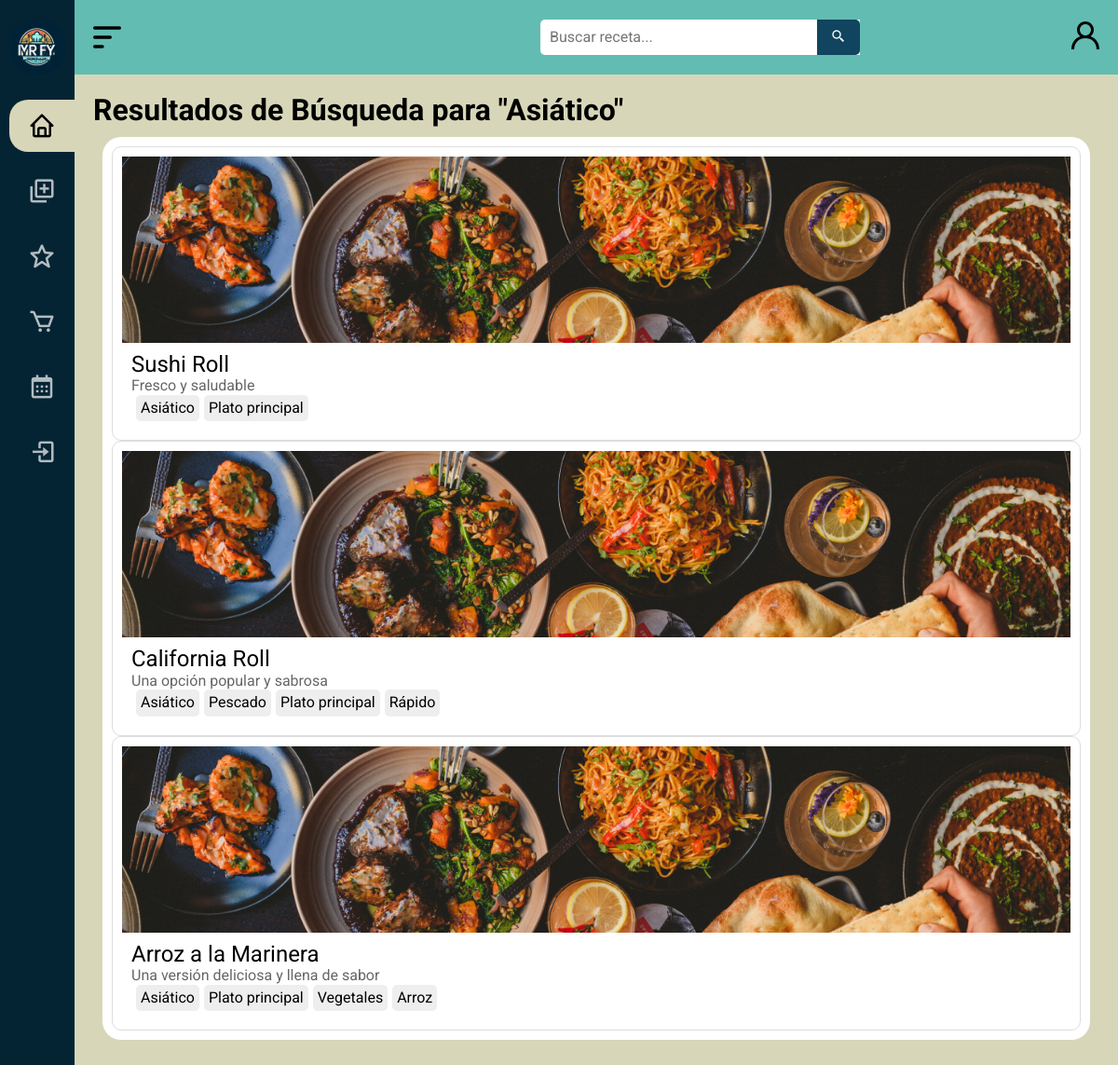
The app's page /search/?q=Asiático with its own data.
### MRFY/models.py (models this page shows)
class Tag(models.Model):
    IDTag = models.AutoField(primary_key=True, unique=True)  # Clave primaria que coincide con la base de datos
    Nombre = models.CharField(max_length=100, null=False)

class Recipe(models.Model):
    IDReceta = models.AutoField(primary_key=True, unique=True)  # Clave primaria que coincide con la base de datos
    Nombre = models.CharField(max_length=100, null=False)
    Calorias = models.CharField(max_length=50, null=True)
    CarbHidratos = models.CharField(max_length=50, null=True)
    Proteinas = models.CharField(max_length=50, null=True)
    Grasas = models.CharField(max_length=50, null=True)
    Instrucciones = models.TextField(null=True)
    Comentarios = models.TextField(null=True)
    Valoración = models.DecimalField(max_digits=3, decimal_places=1, null=True)
    TiempoPreparación = models.CharField(max_length=50, null=True)
    Imagen = models.TextField(default='images/wallpaper4.jpg')
    Etiquetas = models.ManyToManyField('Tag', through='RecipeTag')
    Ingredientes = models.ManyToManyField('Ingredient', through='RecipeIngredient')

### MRFY/views.py (the view)
# urls.py: path('search/', search, name='search'),
def search(request):
    query = request.GET.get('q')
    recipes = []
    if query:
        recipes = Recipe.objects.filter(
            Q(Nombre__icontains=query) |  # Buscar en el nombre de la receta
            Q(Etiquetas__Nombre__icontains=query)  # Buscar en los nombres de las etiquetas asociadas a las recetas
        ).distinct()
    return render(request, 'search/search.html', {'recipes': recipes, 'query': query, 'user': request.user})

### MRFY/templates/search/search.html (shortened to what this page needs)
{% load static %}
{% load custom_filters %}
<!DOCTYPE html>
<html lang="es">
<head>
    <link rel="stylesheet" href="{% static 'css/normalize.css' %}">
    <link rel="stylesheet" href="{% static 'css/estilos2.css' %}">
    <link href='https://unpkg.com/boxicons@2.1.4/css/boxicons.min.css' rel='stylesheet'>
</head>
<body id="body">
    <header id="header" class="header_standard">
        <div class="icon__menu">
            <img src="{% static 'images/menu-alt-1-svgrepo-com.svg' %}" alt="icono" class="svg__icon" id="btn_open">
        </div>
        <div class="search__box">
            <form action="{% url 'search' %}" method="GET">
                <input type="text" name="q" class="search__input" placeholder="Buscar receta...">
                <button class="search__button" type="submit">
                    <i class="bx bx-search-alt-2"></i>
                </button>
            </form>
        </div>
        <div class="icon__login">
            <a href="#" class="login">
                <img src="{% static 'images/profile-1335-svgrepo-com.svg' %}" alt="" class="svg__icon" title="Iniciar sesion">
            </a>
        </div>
    </header>
    <div class="menu__side" id="menu_side">
        <div class="name__page">
            <a href="/inicio">
                <img src="{% static 'images/icon.png' %}" alt="icono" class="icon">
            </a>
        </div>
        <div class="options__menu">
            <a href="/inicio" class="select">
                <div class="option">
                    <i class='bx bx-home' title="Inicio"></i>
                </div>
            </a>
            <a href="#">
                <div class="option">
                    <i class='bx bx-add-to-queue' title="Subir receta"></i>
                </div>
            </a>
            <a href="#">
                <div class="option">
                    <i class='bx bx-star' title="Favoritos"></i>
                </div>
            </a>
            <a href="#">
                <div class="option">
                    <i class='bx bx-cart' title="Lista de compras"></i>
                </div>
            </a>
            <a href="#">
                <div class="option">
                    <i class='bx bx-calendar' title="Recetario semanal"></i>
                </div>
            </a>
            {% if user.is_authenticated %}
            <a href="/logout">
                <div class="option">
                    <i class='bx bx-log-out' title="Logout"></i>
                    <h4>Cerrar sesion</h4>
                </div>
            </a>
            {% else %}
            <a href="/login">
                <div class="option">
                    <i class='bx bx-log-in' title="Login"></i>
                </div>
            </a>
            {% endif %}
        </div>
    </div>
    <main>
        <h1>Resultados de Búsqueda para "{{ query }}"</h1>
        <div class="main__container">
            {% for recipe in recipes %}
            <div class="recipe-card">
                <a href="{% url 'recipe_detail' recipe.IDReceta %}">
                <div class="recipe-image">
                    <img src="{% static recipe.Imagen %}" alt="Receta">
                </div>
                <div class="recipe-content">
                    <h2 class="recipe-title">{{ recipe.Nombre }}</h2>
                    <p class="recipe-description">{{ recipe.Comentarios }}</p>
                    <div class="recipe-tags">
                        {% for tag in recipe.Etiquetas.all %}
                        <a href="{% url 'search' %}?q={{ tag.Nombre }}" class="tag">{{ tag.Nombre }}</a>
                        {% endfor %}
                    </div>
                </div>
                </a>
            </div>
            {% endfor %}
        </div>
    </main>
</body>
</html>

### MRFY/static/css/estilos2.css (style rules this page uses)
* { text-decoration: none; font-family: "Roboto", sans-serif; }
.svg__icon { width: 30px; height: 30px; }
.options__menu .option i { width: 30px; height: 30px; font-size: 30px; }
.icon { width: 70px; height: 70px; }
body { margin-left: 80px; transition: margin-left 300ms cubic-bezier(0.785, 0.135, 0.15, 0.86); margin-top: 80px; background: #D7D6B8; }
main { padding: 20px; }
header { height: 80px; background-color: #62BCB2; display: flex; align-items: center; position: fixed; top: 0; z-index: 200; transition: width 300ms cubic-bezier(0.785, 0.135, 0.15, 0.86); }
.header_standard { width: calc(100% - 80px); }
.icon__menu { width: 50px; height: 100%; display: flex; justify-content: center; align-items: center; transform: translateX(10px); }
.icon__login { position: absolute; right: 0; width: 50px; height: 100%; display: flex; justify-content: center; align-items: center; }
.icon__menu .svg__icon { width: 40px; height: 40px; cursor: pointer; position: absolute; }
.menu__side { width: 80px; height: 100%; background: #042434; position: fixed; top: 0; left: 0; color: white; font-size: 18px; z-index: 300; overflow: hidden; overflow-y: scroll; transition: all 300ms cubic-bezier(0.785, 0.135, 0.15, 0.86); }
.menu__side { -ms-overflow-style: none; scrollbar-width: none; }
.name__page { padding: 10px 10px; display: flex; align-items: center; margin-top: 10px; }
.name__page .icon { margin-right: 20px; width: 60px; height: 60px; }
.options__menu { padding: 20px 30px; position: absolute; top: 80px; }
.options__menu a { color: #ffffffb2; cursor: default; display: block; position: relative; transition: color 300ms; }
.icon__login .login .svg__icon { margin-right: 20px; cursor: pointer; }
.options__menu .option { padding: 20px 0px; display: flex; align-items: center; position: relative; }
.options__menu .option i { margin-right: 20px; cursor: pointer; }
a.select { color: black; width: 250px; }
.select::before { content: ''; width: 3px; height: 80%; width: 280px; position: absolute; top: 10%; left: -20px; background: #D7D6B8; border-radius: 20px; margin-right: 50px; }
.main__container { position: relative; margin: 10px; padding: 10px; border-radius: 20px; background: white; justify-content: center; align-items: center; }
.recipe-card { border: 1px solid #ddd; border-radius: 10px; overflow: hidden; display: flex; flex-direction: column; padding: 10px; }
.recipe-card a { color: black; }
.recipe-image { width: 100%; height: 200px; background: #f0f0f0; }
.recipe-image img { width: 100%; height: 100%; object-fit: cover; }
.recipe-content { padding: 10px; }
.recipe-title { font-size: 1.5em; }
.recipe-description { color: #666; }
.recipe-tags { display: flex; gap: 5px; }
.tag { background: #eee; padding: 5px; border-radius: 5px; }
.container__recipe h1, h2 { font-weight: 400; }
.search__box { position: relative; padding-left: 450px; display: flex; justify-content: center; align-items: center; margin: 20px 0; font-size: 1rem; }
.search__box i { color: white; }
.search__input { padding: 10px; padding-right: 150px; border-radius: 5px 0 0 5px; border: 0; outline: none; }
.search__box button { background-color: #11445e; padding: 10px 15px; position: absolute; border: 0; top: 0; bottom: 0; right: 0; margin: auto; border-radius: 0 5px 5px 0; cursor: pointer; transition: 300ms; }

### records on screen
Tag: Nombre "Asiático"
Recipe: Imagen (picture), Nombre "Sushi Roll", Comentarios "Fresco y saludable"
Tag: Nombre "Plato principal"
Recipe: Imagen (picture), Nombre "California Roll", Comentarios "Una opción popular y sabrosa"
Tag: Nombre "Pescado"
Tag: Nombre "Rápido"
Recipe: Imagen (picture), Nombre "Arroz a la Marinera", Comentarios "Una versión deliciosa y llena de sabor"
Tag: Nombre "Vegetales"
Tag: Nombre "Arroz"
